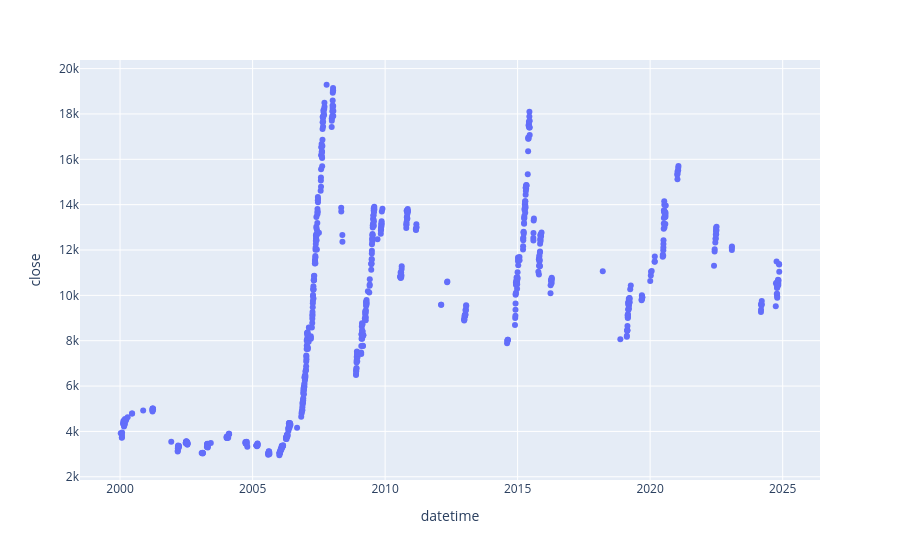

Notebook cell for this chart:
### Code cell
dfz = pd.read_sql('399001',engI)
pctz = pct(dfz,21,0.1)
fig = px.scatter(pctz,y='close')
fig.show()

### Figure 1 — Plotly figure (JSON) as saved in the notebook; plotly's stock layout.template omitted (floating-point values rounded to 4 significant figures; data arrays with more than 128 entries replaced by an {"elided": "..."} marker saying what was removed)
{"data": [{"hovertemplate": "datetime=%{x}<br>close=%{y}<extra></extra>", "legendgroup": "", "marker": {"color": "#636efa", "symbol": "circle"}, "mode": "markers", "name": "", "orientation": "v", "showlegend": false, "type": "scatter", "x": {"elided": "768 str values"}, "xaxis": "x", "y": {"elided": "768 float values"}, "yaxis": "y"}], "layout": {"legend": {"tracegroupgap": 0}, "margin": {"t": 60}, "xaxis": {"anchor": "y", "domain": [0, 1], "title": {"text": "datetime"}}, "yaxis": {"anchor": "x", "domain": [0, 1], "title": {"text": "close"}}}}
